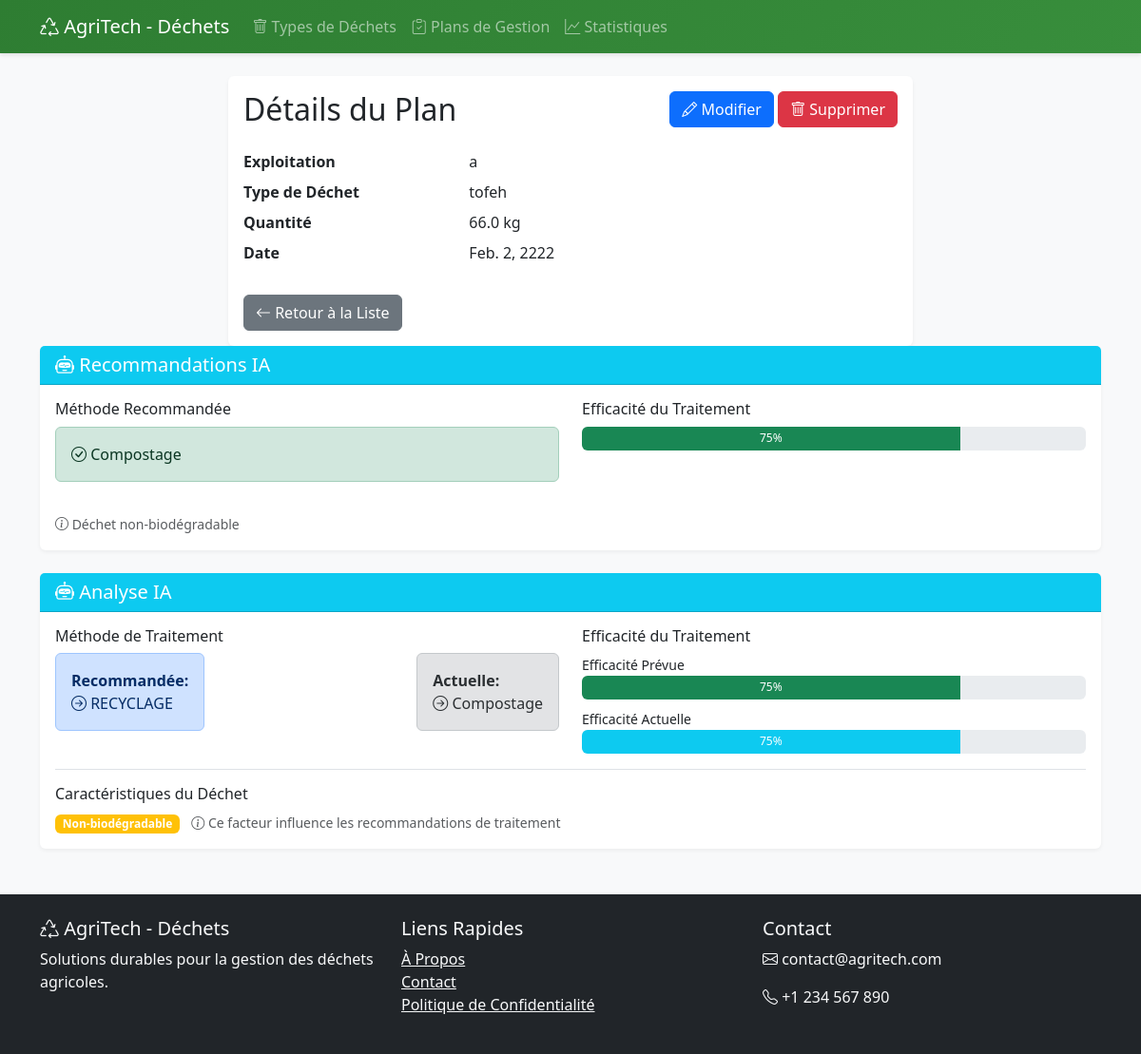
Screenshot of /dechets/plans/7/ (signed in) with the database file from the repository.
### dechets/models.py (models this page shows, shortened)
class PlanGestionDechets(models.Model):
    farm = models.ForeignKey(
        Farm,
        on_delete=models.CASCADE,
        verbose_name="Exploitation agricole"
    )
    type_dechet = models.ForeignKey(
        TypeDechet,
        on_delete=models.CASCADE,
        verbose_name="Type de déchet"
    )
    quantite = models.FloatField(verbose_name="Quantité (kg)")
    date = models.DateField(verbose_name="Date de génération")
    class Meta:
        verbose_name = "Plan de gestion des déchets"
        verbose_name_plural = "Plans de gestion des déchets"

class TypeDechet(models.Model):
    METHODE_CHOICES = [
        ('COMPOST', 'Compostage'),
        ('RECYCLAGE', 'Recyclage'),
        ('INCINERATION', 'Incinération'),
        ('ENFOUISSEMENT', 'Enfouissement'),
    ]
    nom = models.CharField(max_length=100)
    description = models.TextField()
    biodegradable = models.BooleanField(default=True)
    methode_traitement = models.CharField(
        max_length=20,
        choices=METHODE_CHOICES,
        default='COMPOST'
    )
    efficacite_traitement = models.IntegerField(
        default=75,
        validators=[MinValueValidator(0), MaxValueValidator(100)]
    )
    class Meta:
        verbose_name = "Type de déchet"
        verbose_name_plural = "Types de déchets"
    def __str__(self):
        return self.nom

### farms/models.py (models this page shows)
class Farm(models.Model):
    name = models.CharField(max_length=100)
    location = models.CharField(max_length=255)
    area = models.DecimalField(max_digits=10, decimal_places=2)
    latitude = models.DecimalField(max_digits=9, decimal_places=6, null=True, blank=True)
    longitude = models.DecimalField(max_digits=9, decimal_places=6, null=True, blank=True)
    def __str__(self):
        return self.name

### dechets/views.py (the view)
class PlanGestionDechetsDetailView(DetailView):
    model = PlanGestionDechets
    template_name = 'dechets/plan_gestion_detail.html'
    context_object_name = 'plan'
    def get_context_data(self, **kwargs):
        context = super().get_context_data(**kwargs)
        try:
            ai_model = WasteManagementAI()
            plan = self.object
            recommended_method = ai_model.recommend_treatment_method(
                plan.type_dechet.nom,
                plan.quantite,
                plan.type_dechet.biodegradable
            )
            efficiency = ai_model.predict_treatment_efficiency(
                plan.type_dechet.nom,
                recommended_method[0],
                plan.quantite,
                {}
            )
            context['ai_analysis'] = {
                'recommended_method': recommended_method[0],
                'predicted_efficiency': efficiency,
                'is_biodegradable': plan.type_dechet.biodegradable,
                'current_method': plan.type_dechet.get_methode_traitement_display(),
                'current_efficiency': plan.type_dechet.efficacite_traitement
            }
        except Exception as e:
            print(f"Error in AI analysis: {e}")
        return context

### dechets/ai_models.py (called while the page is built)
    def recommend_treatment_method(self, waste_type, quantity, biodegradable):
        scores = {
            'COMPOST': 0.8 if biodegradable else 0.2,
            'RECYCLAGE': 0.7 if not biodegradable else 0.4,
            'INCINERATION': 0.3,
            'ENFOUISSEMENT': 0.1
        }
        return max(scores.items(), key=lambda x: x[1])

    def predict_treatment_efficiency(self, waste_type, method, quantity, conditions):
        base_efficiency = {
            'COMPOST': 85,
            'RECYCLAGE': 75,
            'INCINERATION': 65,
            'ENFOUISSEMENT': 45
        }
        return base_efficiency.get(method, 50)

### dechets/dechets/templates/dechets/plan_gestion_detail.html (shortened to what this page needs)
{% extends 'dechets/base.html' %}
{% block content %}
<div class="container mt-4">
    <div class="row justify-content-center">
        <div class="col-md-8">
            <div class="card">
                <div class="card-body">
                    <div class="d-flex justify-content-between align-items-center mb-4">
                        <h2 class="card-title mb-0">Détails du Plan</h2>
                        <div>
                            <a href="{% url 'dechets:plan-update' plan.pk %}" class="btn btn-primary">
                                <i class="bi bi-pencil"></i> Modifier
                            </a>
                            <button type="button" class="btn btn-danger" data-bs-toggle="modal" data-bs-target="#deleteModal">
                                <i class="bi bi-trash"></i> Supprimer
                            </button>
                        </div>
                    </div>
                    <dl class="row">
                        <dt class="col-sm-4">Exploitation</dt>
                        <dd class="col-sm-8">{{ plan.farm }}</dd>
                        <dt class="col-sm-4">Type de Déchet</dt>
                        <dd class="col-sm-8">{{ plan.type_dechet }}</dd>
                        <dt class="col-sm-4">Quantité</dt>
                        <dd class="col-sm-8">{{ plan.quantite }} kg</dd>
                        <dt class="col-sm-4">Date</dt>
                        <dd class="col-sm-8">{{ plan.date }}</dd>
                    </dl>
                    <div class="mt-4">
                        <a href="{% url 'dechets:plan-list' %}" class="btn btn-secondary">
                            <i class="bi bi-arrow-left"></i> Retour à la Liste
                        </a>
                    </div>
                </div>
            </div>
        </div>
    </div>
</div>
<div class="card mb-4">
    <div class="card-header bg-info text-white">
        <h5 class="mb-0"><i class="bi bi-robot"></i> Recommandations IA</h5>
    </div>
    <div class="card-body">
        <div class="row">
            <div class="col-md-6">
                <h6>Méthode Recommandée</h6>
                <div class="alert alert-success">
                    <i class="bi bi-check-circle"></i>
                    {{ plan.type_dechet.get_methode_traitement_display }}
                </div>
            </div>
            <div class="col-md-6">
                <h6>Efficacité du Traitement</h6>
                <div class="progress mb-2" style="height: 25px;">
                    <div class="progress-bar bg-success" role="progressbar"
                         style="width: {{ plan.type_dechet.efficacite_traitement }}%">
                        {{ plan.type_dechet.efficacite_traitement }}%
                    </div>
                </div>
            </div>
        </div>
        <div class="mt-3">
            <small class="text-muted">
                <i class="bi bi-info-circle"></i>
                Déchet {% if plan.type_dechet.biodegradable %}biodégradable{% else %}non-biodégradable{% endif %}
            </small>
        </div>
    </div>
</div>
{% if ai_analysis %}
<div class="card mt-4">
    <div class="card-header bg-info text-white">
        <h5 class="mb-0">
            <i class="bi bi-robot"></i> Analyse IA
        </h5>
    </div>
    <div class="card-body">
        <div class="row">
            <div class="col-md-6">
                <div class="mb-4">
                    <h6>Méthode de Traitement</h6>
                    <div class="d-flex justify-content-between align-items-center">
                        <div class="alert alert-primary mb-0">
                            <strong>Recommandée:</strong><br>
                            <i class="bi bi-arrow-right-circle"></i> {{ ai_analysis.recommended_method }}
                        </div>
                        <div class="alert alert-secondary mb-0">
                            <strong>Actuelle:</strong><br>
                            <i class="bi bi-arrow-right-circle"></i> {{ ai_analysis.current_method }}
                        </div>
                    </div>
                </div>
            </div>
            <div class="col-md-6">
                <h6>Efficacité du Traitement</h6>
                <div class="mb-2">
                    <small>Efficacité Prévue</small>
                    <div class="progress" style="height: 25px;">
                        <div class="progress-bar bg-success" role="progressbar"
                             style="width: {{ ai_analysis.predicted_efficiency }}%">
                            {{ ai_analysis.predicted_efficiency }}%
                        </div>
                    </div>
                </div>
                <div>
                    <small>Efficacité Actuelle</small>
                    <div class="progress" style="height: 25px;">
                        <div class="progress-bar bg-info" role="progressbar"
                             style="width: {{ ai_analysis.current_efficiency }}%">
                            {{ ai_analysis.current_efficiency }}%
                        </div>
                    </div>
                </div>
            </div>
        </div>
        <div class="mt-3 pt-3 border-top">
            <h6>Caractéristiques du Déchet</h6>
            <span class="badge {% if ai_analysis.is_biodegradable %}bg-success{% else %}bg-warning{% endif %}">
                {% if ai_analysis.is_biodegradable %}Biodégradable{% else %}Non-biodégradable{% endif %}
            </span>
            <small class="text-muted ms-2">
                <i class="bi bi-info-circle"></i>
                Ce facteur influence les recommandations de traitement
            </small>
        </div>
    </div>
</div>
{% endif %}
{% endblock %}

### dechets/dechets/templates/dechets/base.html (style rules this page uses)
body { background-color: #f8f9fa; font-family: 'Segoe UI', Tahoma, Geneva, Verdana, sans-serif; }
.card { border: none; box-shadow: 0 2px 4px rgba(0,0,0,0.05); transition: transform 0.2s; }

### rows the page displays
PlanGestionDechets: farm "a", type_dechet "tofeh", quantite "66.0", date "Feb. 2, 2222", type_dechet.methode_traitement "Compostage", type_dechet.efficacite_traitement "75"

### other values shown
{{ ai_analysis.recommended_method }} "RECYCLAGE"
{{ ai_analysis.current_method }} "Compostage"
{{ ai_analysis.predicted_efficiency }} "75"
{{ ai_analysis.current_efficiency }} "75"
